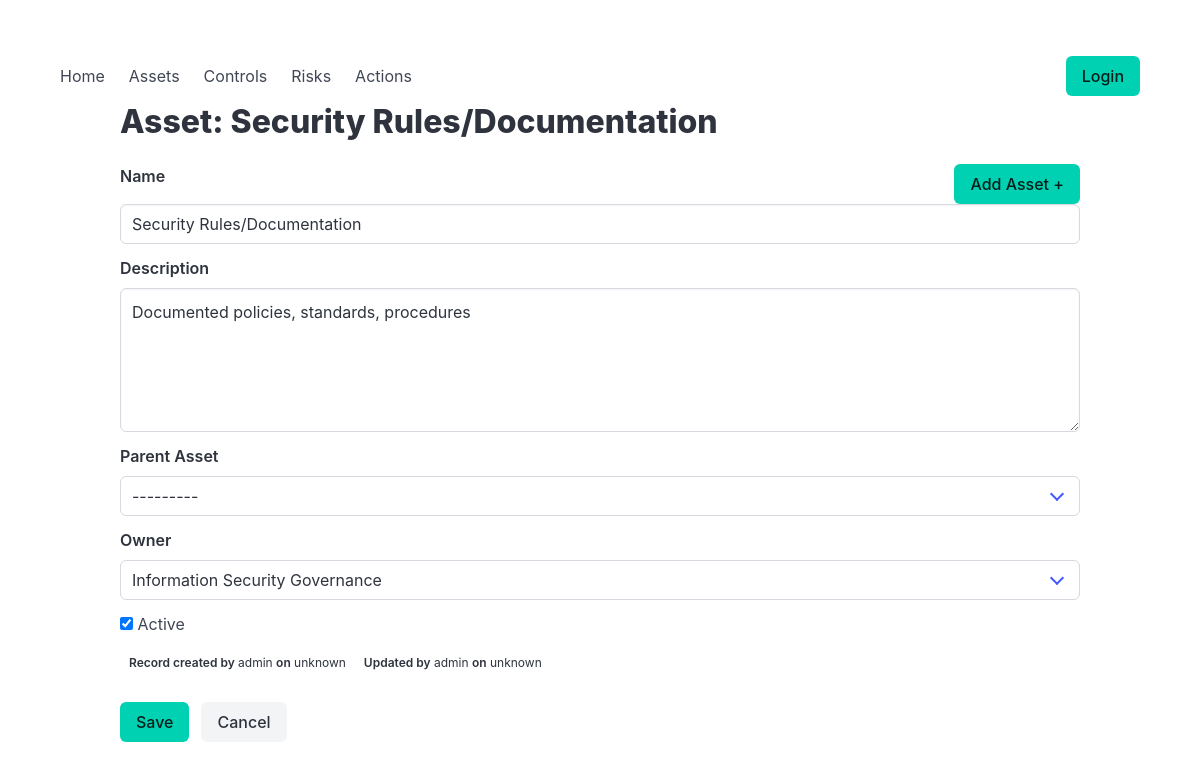
The app's page /car/asset/1/edit with its own data.
### car/models.py (models this page shows, shortened)
class TimestampedModel(models.Model):
    created_at = models.DateTimeField(auto_now_add=True)
    updated_at = models.DateTimeField(auto_now=True)
    created_by = models.ForeignKey(
        settings.AUTH_USER_MODEL,
        null=True,
        blank=True,
        on_delete=models.SET_NULL,
        related_name="%(class)s_created",
        editable=False,
    )
    updated_by = models.ForeignKey(
        settings.AUTH_USER_MODEL,
        null=True,
        blank=True,
        on_delete=models.SET_NULL,
        related_name="%(class)s_updated",
        editable=False,
    )
    updated_by_username = models.CharField(
        max_length=150,
        blank=True,
        editable=False,
    )
    class Meta:
        abstract = True

class Asset(TimestampedModel):
    name = models.CharField(max_length=200)
    description = models.TextField(blank=True)
    parent = models.ForeignKey(
        "self",
        null=True,
        blank=True,
        on_delete=models.PROTECT,
        related_name="children"
    )
    owner = models.ForeignKey(Owner,on_delete=models.PROTECT,blank=True,null=True)
    is_active = models.BooleanField(default=True)
    history = HistoricalRecords()
    class Meta:
        ordering = ["name"]
    def __str__(self):
        return self.name

### car/views.py (the view)
# urls.py: path("asset/<int:pk>/edit", views.asset_edit, name="asset_edit"),
def asset_edit(request, pk=0):
    logger.debug(
        "asset_edit: request=%s method=%s pk=%s user=%s",
        request, request.method, pk, request.user, )
    is_new = pk == 0
    if is_new:
        asset = Asset()
        asset.owner = Owner.objects.filter(
            ownermembership__user=request.user,
            ).first()
        logger.debug("asset_edit: creating new asset by %s", request.user)
    else:
        asset = get_object_or_404(Asset, pk=pk)
        logger.debug( "asset_edit: found object for asset pk=%s", asset.pk)
    if request.method == 'POST':
        logger.debug( "POST data: %s", request.POST )
        form = AssetForm(request.POST, instance=asset)
        logger.debug("asset_edit: updating asset pk=%s by %s", asset.pk, request.user)
        if form.is_valid():
            logger.debug( "AssetForm valid. cleaned_data=%s", form.cleaned_data )
            asset.save(user=request.user)  # Saves to the Asset model
            logger.debug( "Asset saved: %s", asset )
            messages.success(
                request, "Asset created successfully."
                if is_new
                else "Asset updated successfully."
            )
            return HttpResponseRedirect( f"/car/asset/", preserve_request=False)
        else:
            logger.error( "AssetForm validation failed")
            logger.error( "Form errors: %s", form.errors)
            logger.error( "Form errors as JSON: %s", form.errors.as_json() )
            logger.error( "Non-field errors: %s", form.non_field_errors())
    else:
        form = AssetForm(instance=asset)
    context = {"asset": asset, "form": form, "ptitle": "Asset: %s" % asset.name} #, "can_edit": can_edit
    return render(request, "car/asset_edit.html", context)

### car/models.py (called while the page is built)
    def __str__(self):
        return self.name

### car/templates/car/asset_edit.html (shortened to what this page needs)
{% extends "car/base.html" %}
{% block content %}
{% load static %}
    <div class="container">
      <h1 class="title" id="asset_title">Your Asset</h1>
	  		<div style="display: inline-block; float: right;"><a href="{% url 'asset_edit' 0 %}"><span title="Add new Asset" class="button is-primary">Add Asset +</span></a></div>
        <form method="post">
    <div class="field">
        <label class="label" for="{{ form.name.id_for_label }}">
            Name
        </label>
        <div class="control">
            {{ form.name }}
        </div>
    </div>
    <div class="field">
        <label class="label" for="{{ form.description.id_for_label }}">
            Description
        </label>
        <div class="control">
            {{ form.description }}
        </div>
    </div>
    <div class="field">
        <label class="label" for="{{ form.parent.id_for_label }}">
            Parent Asset
        </label>
        <div class="control">
            <div class="select is-fullwidth">
                {{ form.parent }}
            </div>
        </div>
    </div>
    <div class="field">
        <label class="label" for="{{ form.owner.id_for_label }}">
            Owner
        </label>
        <div class="control">
            <div class="select is-fullwidth">
                {{ form.owner }}
            </div>
        </div>
    </div>
    <div class="field">
        <div class="control">
            <label class="checkbox">
                {{ form.is_active }}
                Active
            </label>
        </div>
    </div>
            <table class="table">
              <tr>
				<td class="content is-small"><strong>Record created by</strong> {{ control.created_by|default:"admin" }}
				  <strong>on</strong> {{ control.created_at|default:"unknown" }}</td>
				<td class="content is-small"><strong>Updated by</strong> {{ control.updated_by|default:"admin" }}
				  <strong>on</strong> {{ control.updated_at|default:"unknown" }}</td>
			  </tr>
			</table>
    <div class="field is-grouped mt-5">
        <div class="control">
            <button type="submit" class="button is-primary">
                Save
            </button>
        </div>
        <div class="control">
            <a href="{% url 'asset_list' %}" class="button is-light">
                Cancel
            </a>
        </div>
    </div>
        </form>
    </div>
{% endblock %}

### records on screen
Asset: name "Security Rules/Documentation", description "Documented policies, standards, procedures", parent "---------", owner "Information Security Governance", is_active "☑"

### other values on screen
{{ control.created_by|default:"admin" }} "admin"
{{ control.created_at|default:"unknown" }} "unknown"
{{ control.updated_by|default:"admin" }} "admin"
{{ control.updated_at|default:"unknown" }} "unknown"
